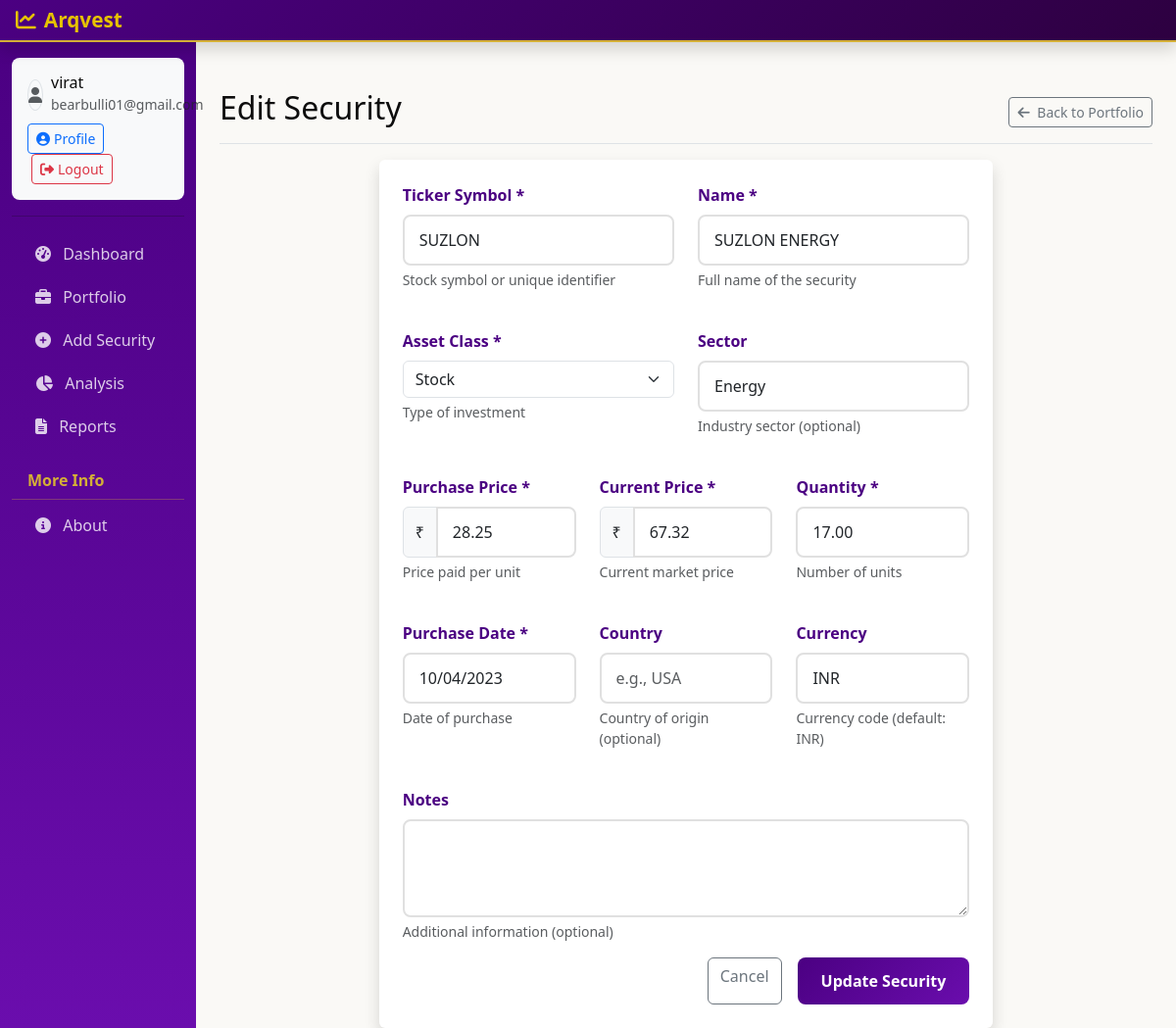
Page /edit_security/2 (signed in) on the committed database.
### models.py (models this page shows, shortened)
class User(UserMixin, db.Model):
    id = db.Column(db.Integer, primary_key=True)
    name = db.Column(db.String(100), nullable=False)
    email = db.Column(db.String(120), unique=True, nullable=False)
    phone = db.Column(db.String(20), nullable=False)
    password_hash = db.Column(db.String(255), nullable=False)
    created_at = db.Column(db.DateTime, default=datetime.utcnow)
    updated_at = db.Column(db.DateTime, default=datetime.utcnow, onupdate=datetime.utcnow)
    securities = db.relationship('Security', backref='user', lazy=True, cascade='all, delete-orphan')
    portfolio_snapshots = db.relationship('PortfolioSnapshot', backref='user', lazy=True, cascade='all, delete-orphan')

class Security(db.Model):
    id = db.Column(db.Integer, primary_key=True)
    user_id = db.Column(db.Integer, db.ForeignKey('user.id'), nullable=False)
    ticker = db.Column(db.String(10), nullable=False)
    name = db.Column(db.String(100), nullable=False)
    asset_class = db.Column(db.String(50), nullable=False)
    purchase_price = db.Column(db.Float, nullable=False)
    current_price = db.Column(db.Float, nullable=False)
    quantity = db.Column(db.Float, nullable=False)
    purchase_date = db.Column(db.Date, nullable=False)
    sector = db.Column(db.String(50))
    country = db.Column(db.String(50))
    currency = db.Column(db.String(3), default="INR")
    notes = db.Column(db.Text)
    created_at = db.Column(db.DateTime, default=datetime.utcnow)
    updated_at = db.Column(db.DateTime, default=datetime.utcnow, onupdate=datetime.utcnow)

### routes.py (the view, shortened to what this page needs)
@app.route('/edit_security/<int:security_id>', methods=['GET', 'POST'])
@login_required
def edit_security(security_id):
    security = Security.query.filter_by(id=security_id, user_id=current_user.id).first_or_404()
    asset_classes = [
        'Stock', 'ETF', 'Mutual Fund', 'Government Bonds', 'Corporate Bonds',
        'Municipal Bonds', 'Cash', 'Cryptocurrency', 'Real Estate',
        'Commodity', 'Options', 'Futures', 'Other'
    ]
    return render_template('add_security.html', asset_classes=asset_classes, security=security, edit=True)

### templates/add_security.html (shortened to what this page needs)
{% extends "layout.html" %}
{% block content %}
<div class="d-flex justify-content-between flex-wrap flex-md-nowrap align-items-center pt-3 pb-2 mb-3 border-bottom">
    <h1 class="h2">{{ 'Edit' if edit else 'Add' }} Security</h1>
    <div class="btn-toolbar mb-2 mb-md-0">
        <a href="{{ url_for('portfolio') }}" class="btn btn-sm btn-outline-secondary">
            <i class="fas fa-arrow-left me-1"></i> Back to Portfolio
        </a>
    </div>
</div>
<div class="row">
    <div class="col-lg-8 mx-auto">
        <div class="card border-0 shadow">
            <div class="card-body p-4">
                <form method="post" action="{{ url_for('edit_security', security_id=security.id) if edit else url_for('add_security') }}">
                    <div class="row mb-3">
                        <div class="col-md-6">
                            <div class="form-group">
                                <label for="ticker" class="form-label">Ticker Symbol *</label>
                                <input type="text" class="form-control" id="ticker" name="ticker"
                                       placeholder="e.g., AAPL" required
                                       value="{{ security.ticker if edit else '' }}"
                                       {{ 'readonly' if edit else '' }}>
                                <div class="form-text">Stock symbol or unique identifier</div>
                            </div>
                        </div>
                        <div class="col-md-6">
                            <div class="form-group">
                                <label for="name" class="form-label">Name *</label>
                                <input type="text" class="form-control" id="name" name="name"
                                       placeholder="e.g., Apple Inc." required
                                       value="{{ security.name if edit else '' }}">
                                <div class="form-text">Full name of the security</div>
                            </div>
                        </div>
                    </div>
                    <div class="row mb-3">
                        <div class="col-md-6">
                            <div class="form-group">
                                <label for="asset_class" class="form-label">Asset Class *</label>
                                <select class="form-select" id="asset_class" name="asset_class" required>
                                    {% for asset_class in asset_classes %}
                                        <option value="{{ asset_class }}" {{ 'selected' if edit and security.asset_class == asset_class else '' }}>
                                            {{ asset_class }}
                                        </option>
                                    {% endfor %}
                                </select>
                                <div class="form-text">Type of investment</div>
                            </div>
                        </div>
                        <div class="col-md-6">
                            <div class="form-group">
                                <label for="sector" class="form-label">Sector</label>
                                <input type="text" class="form-control" id="sector" name="sector"
                                       placeholder="e.g., Technology"
                                       value="{{ security.sector if edit else '' }}">
                                <div class="form-text">Industry sector (optional)</div>
                            </div>
                        </div>
                    </div>
                    <div class="row mb-3">
                        <div class="col-md-4">
                            <div class="form-group">
                                <label for="purchase_price" class="form-label">Purchase Price *</label>
                                <div class="input-group">
                                    <span class="input-group-text">₹</span>
                                    <input type="number" class="form-control" id="purchase_price" name="purchase_price"
                                           step="0.01" min="0" required
                                           value="{{ "%.2f"|format(security.purchase_price) if edit else '' }}"
                                           {{ 'readonly' if edit else '' }}>
                                </div>
                                <div class="form-text">Price paid per unit</div>
                            </div>
                        </div>
                        <div class="col-md-4">
                            <div class="form-group">
                                <label for="current_price" class="form-label">Current Price *</label>
                                <div class="input-group">
                                    <span class="input-group-text">₹</span>
                                    <input type="number" class="form-control" id="current_price" name="current_price"
                                           step="0.01" min="0" required
                                           value="{{ "%.2f"|format(security.current_price) if edit else '' }}">
                                </div>
                                <div class="form-text">Current market price</div>
                            </div>
                        </div>
                        <div class="col-md-4">
                            <div class="form-group">
                                <label for="quantity" class="form-label">Quantity *</label>
                                <input type="number" class="form-control" id="quantity" name="quantity"
                                       step="0.01" min="0" required
                                       value="{{ "%.2f"|format(security.quantity) if edit else '' }}">
                                <div class="form-text">Number of units</div>
                            </div>
                        </div>
                    </div>
                    <div class="row mb-3">
                        <div class="col-md-4">
                            <div class="form-group">
                                <label for="purchase_date" class="form-label">Purchase Date *</label>
                                <input type="date" class="form-control" id="purchase_date" name="purchase_date" required
                                       value="{{ security.purchase_date.strftime('%Y-%m-%d') if edit else '' }}"
                                       {{ 'readonly' if edit else '' }}>
                                <div class="form-text">Date of purchase</div>
                            </div>
                        </div>
                        <div class="col-md-4">
                            <div class="form-group">
                                <label for="country" class="form-label">Country</label>
                                <input type="text" class="form-control" id="country" name="country"
                                       placeholder="e.g., USA"
                                       value="{{ security.country if edit else '' }}">
                                <div class="form-text">Country of origin (optional)</div>
                            </div>
                        </div>
                        <div class="col-md-4">
                            <div class="form-group">
                                <label for="currency" class="form-label">Currency</label>
                                <input type="text" class="form-control" id="currency" name="currency"
                                       placeholder="e.g., INR" value="{{ security.currency if edit else 'INR' }}">
                                <div class="form-text">Currency code (default: INR)</div>
                            </div>
                        </div>
                    </div>
                    <div class="mb-3">
                        <label for="notes" class="form-label">Notes</label>
                        <textarea class="form-control" id="notes" name="notes" rows="3">{{ security.notes if edit else '' }}</textarea>
                        <div class="form-text">Additional information (optional)</div>
                    </div>
                    <div class="d-grid gap-2 d-md-flex justify-content-md-end">
                        <a href="{{ url_for('portfolio') }}" class="btn btn-outline-secondary me-md-2">Cancel</a>
                        <button type="submit" class="btn btn-primary">
                            {{ 'Update Security' if edit else 'Add Security' }}
                        </button>
                    </div>
                </form>
            </div>
        </div>
    </div>
</div>
{% endblock %}

### templates/layout.html (shortened to what this page needs)
<!DOCTYPE html>
<html lang="en">
<head>
    <link href="https://cdn.jsdelivr.net/npm/bootstrap@5.3.0/dist/css/bootstrap.min.css" rel="stylesheet">
    <link rel="stylesheet" href="https://cdnjs.cloudflare.com/ajax/libs/font-awesome/6.4.0/css/all.min.css">
    <link rel="stylesheet" href="{{ url_for('static', filename='css/custom.css') }}">
</head>
<body>
    <header class="navbar navbar-dark sticky-top flex-md-nowrap p-0 shadow">
        <a class="navbar-brand col-md-3 col-lg-2 me-0 px-3" href="{{ url_for('index') }}">
            <i class="fas fa-chart-line me-2"></i>Arqvest
        </a>
    </header>
    <div class="container-fluid">
        <div class="row">
            <nav id="sidebarMenu" class="col-md-3 col-lg-2 d-md-block sidebar collapse">
                <div class="position-sticky sidebar-sticky pt-3">
                    {% if current_user.is_authenticated %}
                    <div class="user-info mb-3 px-3">
                        <div class="d-flex align-items-center">
                            <div class="avatar-placeholder me-2">
                                <i class="fas fa-user text-muted"></i>
                            </div>
                            <div>
                                <h6 class="mb-0">{{ current_user.name }}</h6>
                                <small class="text-muted">{{ current_user.email }}</small>
                            </div>
                        </div>
                        <div class="mt-2">
                            <a href="{{ url_for('profile') }}" class="btn btn-sm btn-outline-primary">
                                <i class="fas fa-user-circle me-1"></i>Profile
                            </a>
                            <a href="{{ url_for('logout') }}" class="btn btn-sm btn-outline-danger ms-1">
                                <i class="fas fa-sign-out-alt me-1"></i>Logout
                            </a>
                        </div>
                    </div>
                    <hr class="my-3">
                    {% endif %}
                    <ul class="nav flex-column">
                        <li class="nav-item">
                            <a class="nav-link {{ 'active' if request.path == url_for('index') else '' }}"
                               href="{{ url_for('index') }}">
                                <i class="fas fa-tachometer-alt me-2"></i>
                                Dashboard
                            </a>
                        </li>
                        <li class="nav-item">
                            <a class="nav-link {{ 'active' if request.path == url_for('portfolio') else '' }}"
                               href="{{ url_for('portfolio') }}">
                                <i class="fas fa-briefcase me-2"></i>
                                Portfolio
                            </a>
                        </li>
                        <li class="nav-item">
                            <a class="nav-link {{ 'active' if request.path == url_for('add_security') else '' }}"
                               href="{{ url_for('add_security') }}">
                                <i class="fas fa-plus-circle me-2"></i>
                                Add Security
                            </a>
                        </li>
                        <li class="nav-item">
                            <a class="nav-link {{ 'active' if request.path == url_for('analysis') else '' }}"
                               href="{{ url_for('analysis') }}">
                                <i class="fas fa-chart-pie me-2"></i>
                                Analysis
                            </a>
                        </li>
                        <li class="nav-item">
                            <a class="nav-link {{ 'active' if request.path == url_for('reports') else '' }}"
                               href="{{ url_for('reports') }}">
                                <i class="fas fa-file-alt me-2"></i>
                                Reports
                            </a>
                        </li>
                    </ul>
                    <h6 class="sidebar-heading d-flex justify-content-between align-items-center px-3 mt-4 mb-1">
                        <span>More Info</span>
                    </h6>
                    <ul class="nav flex-column mb-2">
                        <li class="nav-item">
                            <a class="nav-link" href="#" data-bs-toggle="modal" data-bs-target="#aboutModal">
                                <i class="fas fa-info-circle me-2"></i>
                                About
                            </a>
                        </li>
                    </ul>
                </div>
            </nav>
            <main class="col-md-9 ms-sm-auto col-lg-10 px-md-4 main-content">
                {% block content %}{% endblock %}
            </main>
        </div>
    </div>
</body>
</html>

### rows in the picture
User: name "virat", email "bearbulli01@gmail.com"
Security: ticker "SUZLON", name "SUZLON ENERGY", sector "Energy", purchase_price "28.25", current_price "67.32", quantity "17.00", purchase_date "10/04/2023", currency "INR"

### other values in the picture
{{ 'Edit' if edit else 'Add' }} "Edit"
{{ 'Update Security' if edit else 'Add Security' }} "Update Security"
form field asset_class "Stock"
